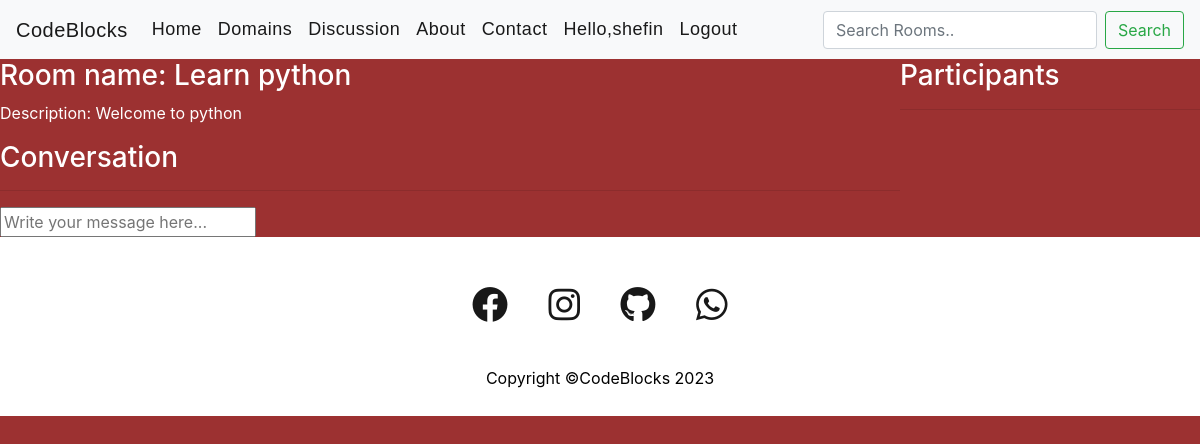
Page /room/2/ (signed in) on the earlier database version.
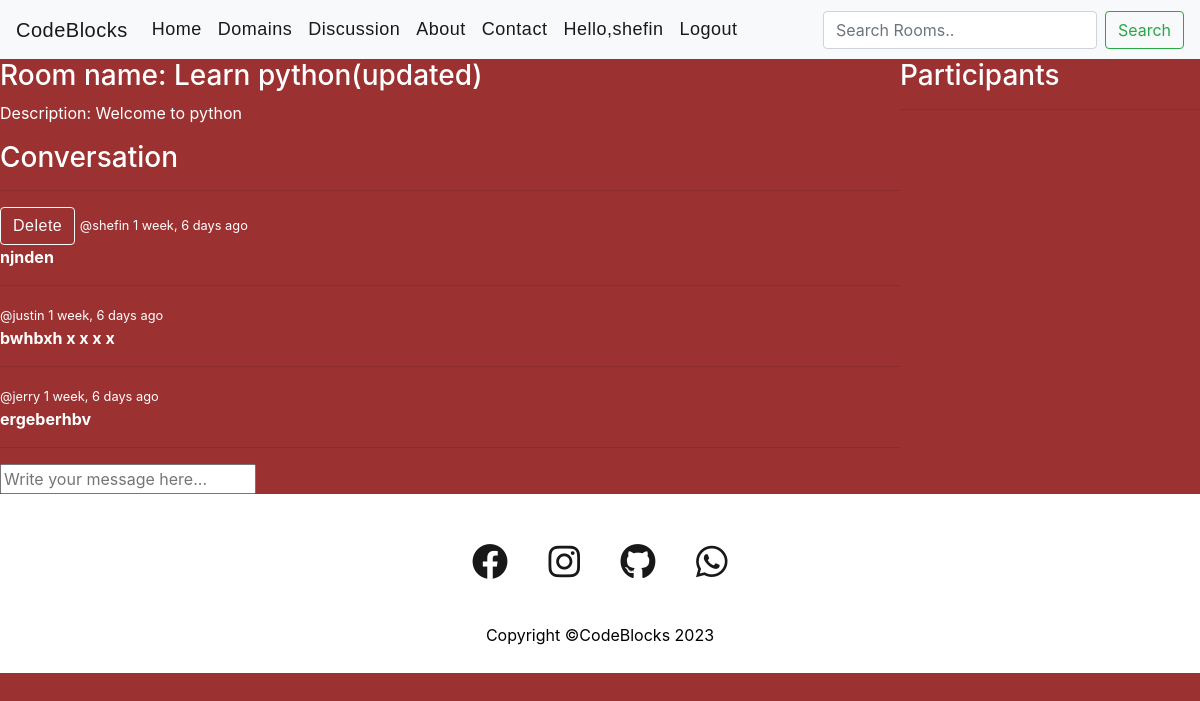
Same page on the later database version.
### cbapp/models.py (models this page shows, shortened)
class Room(models.Model):
    host = models.ForeignKey(User,on_delete=models.SET_NULL,null=True)
    topic = models.ForeignKey(Topic,on_delete=models.SET_NULL,null=True)
    name = models.CharField(max_length=200)
    desc = models.TextField(null=True , blank=True)
    participants = models.ManyToManyField(User,related_name='participants', blank=True)
    updated = models.DateTimeField(auto_now=True)
    created = models.DateTimeField(auto_now_add=True)
    class Meta:
        ordering=['-updated' , '-created']

class Message(models.Model):
    user = models.ForeignKey(User, on_delete=models.CASCADE)
    room = models.ForeignKey(Room, on_delete=models.CASCADE)
    body = models.TextField()
    updated = models.DateTimeField(auto_now=True)
    created = models.DateTimeField(auto_now_add=True)
    class Meta:
        ordering=['-updated' , '-created']

### cbapp/views.py (the view, shortened to what this page needs)
# urls.py: path('room/<str:pk>/',views.room,name='room'),
@login_required(login_url='login')
def room(request,pk):
    room = Room.objects.get(id=pk)
    room_messages = room.message_set.all()
    participants = room.participants.all()
    context = {'room':room,'room_messages':room_messages,'participants':participants}
    return render(request,"cbapp/room.html",context)

### cbapp/templates/cbapp/room.html (shortened to what this page needs)
{% extends 'base.html' %}
{%  block content %}
<div class="room-container">
        <div>
            <h3>Room name: {{room.name}}</h3>
            <p>Description: {{room.desc}}</p>
            <div class="comment-wrapper">
                <h3>Conversation</h3>
                <hr>
            {% for message in room_messages %}
                <div>
                    {% if request.user == message.user %}
                    <a class="btn btn-outline-light" href="{% url 'delete-message' message.id %}">Delete</a>
                    {% endif %}
                    <small>@{{message.user}}  {{message.created | timesince}} ago</small>
                    <p><strong>{{message.body}}</strong></p>
                    <hr>
                </div>
                {% endfor %}
            </div>
            {% if user.is_authenticated %}
            <div class="comment-form">
                <form action="" method="post">
                    <input type="text" name="body" placeholder="Write your message here...">
                </form>
            </div>
            {% endif %}
    </div>
    <div>
        <h3>Participants</h3>
        <hr>
    </div>
</div>
{% endblock %}

### templates/base.html (shortened to what this page needs)
 <!DOCTYPE html>
{% load static %}
<html style="scroll-behavior: smooth;" lang="en" data-a11y-animated-images="system">
<head>
    <link href="https://cdn.jsdelivr.net/npm/bootstrap-icons@1.5.0/font/bootstrap-icons.css" rel="stylesheet" />
  <link media="all" rel="stylesheet" href="https://github.githubassets.com/assets/light-0946cdc16f15.css" /><link media="all" rel="stylesheet" href="https://github.githubassets.com/assets/dark-3946c959759a.css" /><link data-color-theme="light" media="all" rel="stylesheet" data-href="https://github.githubassets.com/assets/light-0946cdc16f15.css" /><link data-color-theme="dark" media="all" rel="stylesheet" data-href="https://github.githubassets.com/assets/dark-3946c959759a.css" /><link data-color-theme="dark_dimmed" media="all" rel="stylesheet" data-href="https://github.githubassets.com/assets/dark_dimmed-9b9a8c91acc5.css" /><link data-color-theme="dark_high_contrast" media="all" rel="stylesheet" data-href="https://github.githubassets.com/assets/dark_high_contrast-11302a585e33.css" /><link data-color-theme="dark_colorblind" media="all" rel="stylesheet" data-href="https://github.githubassets.com/assets/dark_colorblind-1a4564ab0fbf.css" /><link data-color-theme="light_colorblind" media="all" rel="stylesheet" data-href="https://github.githubassets.com/assets/light_colorblind-12a8b2aa9101.css" /><link data-color-theme="light_high_contrast" media="all" rel="stylesheet" data-href="https://github.githubassets.com/assets/light_high_contrast-5924a648f3e7.css" /><link data-color-theme="light_tritanopia" media="all" rel="stylesheet" data-href="https://github.githubassets.com/assets/light_tritanopia-05358496cb79.css" /><link data-color-theme="dark_tritanopia" media="all" rel="stylesheet" data-href="https://github.githubassets.com/assets/dark_tritanopia-aad6b801a158.css" />
  <link media="all" rel="stylesheet" href="https://github.githubassets.com/assets/primer-primitives-fb1d51d1ef66.css" />
  <link media="all" rel="stylesheet" href="https://github.githubassets.com/assets/primer-57c312e484b2.css" />
  <link media="all" rel="stylesheet" href="https://github.githubassets.com/assets/global-0d04dfcdc794.css" />
  <link media="all" rel="stylesheet" href="https://github.githubassets.com/assets/github-c7a3a0ac71d4.css" />
<link media="all" rel="stylesheet" href="https://github.githubassets.com/assets/dashboard-7197964704de.css" />
<link media="all" rel="stylesheet" href="https://github.githubassets.com/assets/discussions-6ad34c16e040.css" />
<link media="all" rel="stylesheet" href="https://github.githubassets.com/assets/site-2e14bc28cc0a.css" />
<link media="all" rel="stylesheet" href="https://github.githubassets.com/assets/home-3bba68f788b5.css" />
    <link rel="stylesheet" href="https://cdn.jsdelivr.net/npm/bootstrap@4.0.0/dist/css/bootstrap.min.css">
    <link rel="stylesheet" href="https://cdnjs.cloudflare.com/ajax/libs/font-awesome/6.4.0/css/all.min.css" />
    <link rel="stylesheet" href="{% static 'css/main.css' %}">
</head>
<body class="top" id="body-bg" >
    {% include 'navbar.html' %}
    {% block content %}
    {% endblock %}
    {% include 'footer.html' %}
</body>
</html>

### templates/navbar.html (shortened to what this page needs)
 <nav class="navbar navbar-expand-lg navbar-light bg-light">
    <a class="navbar-brand" href="{% url 'home' %}" class="logo">CodeBlocks</a>
    <div class="collapse navbar-collapse" id="navbarSupportedContent">
      <ul class="navbar-nav mr-auto">
        <li class="nav-item active">
          <a id="nav-link" class="nav-link" href="{% url 'home' %}">Home <span class="sr-only">(current)</span></a>
        </li>
        <li class="nav-item active">
          <a id="nav-link" class="nav-link" href="#domains">Domains <span class="sr-only">(current)</span></a>
        </li>
        <li class="nav-item active">
          <a id="nav-link" class="nav-link" href="#discussion">Discussion<span class="sr-only">(current)</span></a>
        </li>
        <li class="nav-item active">
          <a id="nav-link" class="nav-link" href="#about">About</a>
        </li>
        <li class="nav-item active">
          <a id="nav-link" class="nav-link" href="#contact">Contact</a>
        </li>
        {% if user.is_authenticated %}
        <li class="nav-item active ">
          <a id="nav-link" class="nav-link" href="">Hello,{{user.username}}</a>
        </li>
        <li class="nav-item active">
          <a id="nav-link" class="nav-link" href="{% url 'logout' %}">Logout</a>
        </li>
        {% endif %}
      </ul>
      <form  method="GET" action="{% url 'home' %}" class="form-inline my-2 my-lg-0">
         <input class="form-control mr-sm-2" type="search" name="q" placeholder="Search Rooms.." aria-label="Search">
        <button class="btn btn-outline-success my-2 my-sm-0" type="submit">Search</button>
      </form>
    </div>
  </nav>

### templates/footer.html
<footer>
    <div class="footerContainer">
        <div class="socialIcons">
            <a class="linksocialicons" href=""><i class="fa-brands fa-facebook"></i></a>
            <a class="linksocialicons" href=""><i class="fa-brands fa-instagram"></i></a>
            <a class="linksocialicons" href=""><i class="fa-brands fa-github"></i></a>
            <a  class="linksocialicons" href=""><i  class="fa-brands fa-whatsapp"></i></a>
        </div>
    </div>
        <div class="footerBottom">
            <p >Copyright &copy;CodeBlocks 2023</p>
        </div>
</footer>

### static/css/main.css (style rules this page uses)
#body-bg { background-color: rgb(156, 49, 49); color: white; }
a { position: relative; font-family:'Poppins',sans-serif; font-size: 18px; letter-spacing: 0.5px; }
#nav-link:after { content: ""; position: absolute; background-color: rgb(13, 13, 14); height: 3px; width: 100; left: 0; bottom: 5px; transition: 0.3s; }
footer { margin-top: auto; background-color: white; }
.footerContainer { width:100%; padding: 30px 20px 10px ; }
.socialIcons { display: flex; justify-content:center; }
.socialIcons .linksocialicons { text-decoration: none; padding: 10px; background-color: white; margin: 10px; border-radius: 50%; }
.socialIcons .linksocialicons i { font-size:2em; color: black; opacity: 0.9; }
.footerBottom { background-color:white; padding: 10px; text-align: center; }
.footerBottom { color: black; }

### cbapp/templates/cbapp/room.html (style rules this page uses)
.room-container { display: grid; grid-template-columns: 3fr 1fr ; }

Differences in the rows shown:
changed Room "Welcome to python": name "Learn python" → "Learn python(updated)"
added Message: shows "Delete", user "shefin", created "1 week, 6 days", body "njnden"
added Message: user "justin", created "1 week, 6 days", body "bwhbxh x x x x"
added Message: user "jerry", created "1 week, 6 days", body "ergeberhbv"
